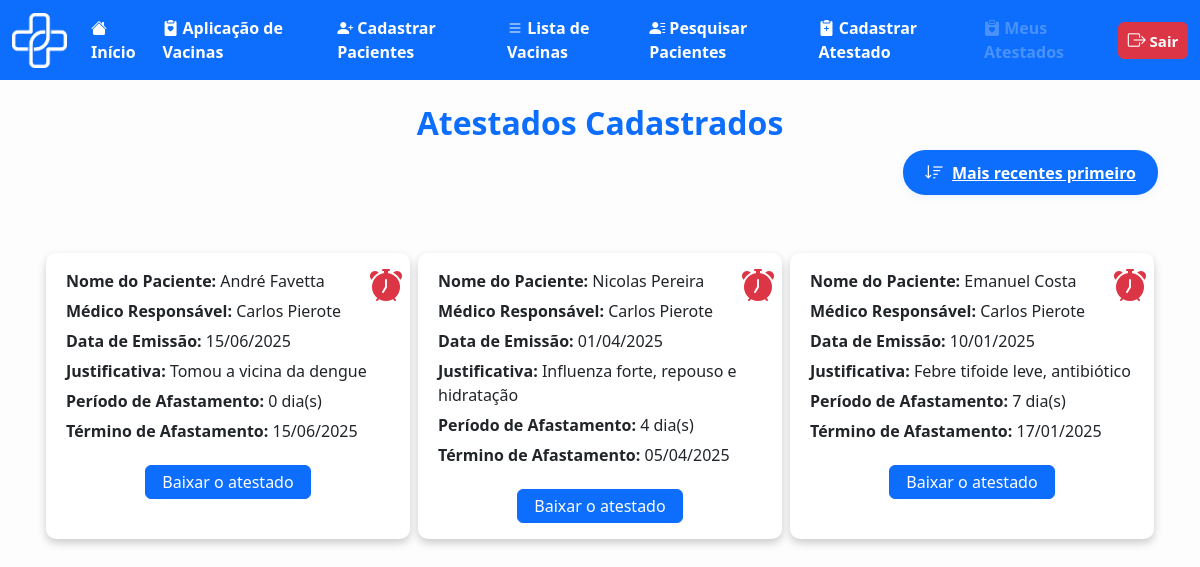
Screenshot of /medica/atestado_medico.php (signed in) with the database file from the repository.
### tables this page shows
CREATE TABLE `atestado` (
  `id_atestado` int(11) NOT NULL,
  `id_paci` int(11) NOT NULL,
  `id_medico` int(11) NOT NULL,
  `data_inicio` date NOT NULL,
  `data_fim` date NOT NULL,
  `justificativa` text DEFAULT NULL
);

CREATE TABLE `usuario` (
  `id_usuario` int(11) NOT NULL,
  `nome_usuario` varchar(100) NOT NULL,
  `cpf` varchar(11) NOT NULL,
  `email_usuario` varchar(100) NOT NULL,
  `tel_usuario` varchar(11) NOT NULL,
  `genero_usuario` char(1) NOT NULL CHECK (`genero_usuario` in ('M','F','O')),
  `naci_usuario` date NOT NULL,
  `peso_usuario` decimal(5,2) NOT NULL,
  `tipo_sang_usuario` varchar(3) NOT NULL,
  `med_usuario` varchar(100) NOT NULL,
  `doen_usuario` varchar(255) NOT NULL,
  `ale_usuario` varchar(255) NOT NULL,
  `cep_usuario` varchar(8) NOT NULL,
  `endereco` varchar(255) NOT NULL,
  `cidade` varchar(255) NOT NULL,
  `nc_usuario` int(10) NOT NULL,
  `senha` varchar(100) NOT NULL
);

CREATE TABLE `medico` (
  `id_medico` int(11) NOT NULL,
  `nome_medico` varchar(100) NOT NULL,
  `cpf` varchar(11) NOT NULL,
  `email_medico` varchar(100) NOT NULL,
  `tel_medico` varchar(11) NOT NULL,
  `coren_crm` varchar(20) NOT NULL,
  `tipo_medico` varchar(50) NOT NULL,
  `naci_medico` date NOT NULL,
  `id_posto` int(11) NOT NULL,
  `senha` varchar(100) NOT NULL
);

### medica/atestado_medico.php (the view, shortened to what this page needs)
<?php
require_once '../outros/db_connect.php';
$id_medico = $_SESSION['id_medico'];
$ordem = (isset($_GET['ordem']) && $_GET['ordem'] === 'asc') ? 'asc' : 'desc';
$ordem_sql = ($ordem === 'asc') ? 'ASC' : 'DESC';
$sql = "SELECT
            a.id_atestado,
            u.nome_usuario AS nome_paciente,
            m.nome_medico AS medico_responsavel,
            a.data_inicio AS data_emissao,
            a.justificativa,
            DATEDIFF(a.data_fim, a.data_inicio) AS periodo_afastamento
        FROM atestado a
        JOIN usuario u ON a.id_paci = u.id_usuario
        JOIN medico m ON a.id_medico = m.id_medico
        WHERE a.id_medico = ?
        ORDER BY a.data_inicio $ordem_sql";
$stmt = $conn->prepare($sql);
$stmt->bind_param("i", $id_medico);
$stmt->execute();
$result = $stmt->get_result();
?>
<!DOCTYPE html>
<html lang="pt-BR">
<head>
    <link rel="stylesheet" href="../bootstrap/bootstrap-5.3.6-dist/css/bootstrap.min.css">
    <link href="https://cdn.jsdelivr.net/npm/bootstrap@5.3.0/dist/css/bootstrap.min.css" rel="stylesheet">
    <link href="https://cdn.jsdelivr.net/npm/bootstrap-icons/font/bootstrap-icons.css" rel="stylesheet">
</head>
<body>
    <nav class="navbar navbar-expand-lg bg-primary" data-bs-theme="dark">
        <div class="container-fluid">
            <div class="d-flex align-items-center">
                <img src="../img/logo_vetor.png" alt="Logo DigitalVac" width="55" height="55" class="me-3">
            </div>
            <div class="collapse navbar-collapse" id="navbarNavAltMarkup">
                <div class="navbar-nav">
                    <a class="nav-link active fs-6 fw-bold" href="telainicio.php">
                        <i class="bi bi-house-fill"></i> Início
                    </a>
                    <a class="nav-link active fs-6 fw-bold" href="cadastroaplic.php">
                        <i class="bi bi-clipboard2-heart-fill"></i> Aplicação de Vacinas
                    </a>
                    <a class="nav-link active fs-6 fw-bold" href="cadastropac.html">
                        <i class="bi bi-person-plus-fill"></i> Cadastrar Pacientes
                    </a>
                    <a class="nav-link active fs-6 fw-bold" href="listavac.php">
                        <i class="bi bi-list"></i> Lista de Vacinas
                    </a>
                    <a class="nav-link active fs-6 fw-bold" href="pesquisa_paciente.php">
                        <i class="bi bi-person-lines-fill"></i> Pesquisar Pacientes
                    </a>
                    <a class="nav-link active fs-6 fw-bold" href="cadastroatestado.php">
                        <i class="bi bi-clipboard2-plus-fill"></i> Cadastrar Atestado
                    </a>
                    <a class="nav-link disabled fs-6 fw-bold" aria-disabled="true" href="atestado_medico.php">
                        <i class="bi bi-clipboard-heart-fill"></i> Meus Atestados
                    </a>
                </div>
                <ul class="navbar-nav ms-auto">
                    <li class="nav-item">
                        <a class="btn btn-danger fw-bold px-2 py-1" style="font-size: 15px; min-width: 70px;"
                            href="../outros/sair.php">
                            <i class="bi bi-box-arrow-right" style="font-size: 18px;"></i> Sair
                        </a>
                    </li>
                </ul>
            </div>
        </div>
    </nav>
    <div class="container mt-4" style="margin-bottom: 40px;">
        <h2 class="text-center text-primary fw-bold">Atestados Cadastrados</h2>
        <div class="filter-bar">
            <a href="?ordem=<?php echo $ordem === 'desc' ? 'asc' : 'desc'; ?>" class="filter-btn"
                title="Alterar ordem dos atestados">
                <i class="bi <?php echo $ordem === 'desc' ? 'bi-sort-down' : 'bi-sort-up'; ?>"></i>
                <?php echo $ordem === 'desc' ? 'Mais recentes primeiro' : 'Mais antigos primeiro'; ?>
            </a>
        </div>
        <div class="row row-cols-1 row-cols-md-3 g-2"
            style="margin-top:32px; max-width:1200px; margin-left:auto; margin-right:auto;">
            <?php if ($result->num_rows > 0): ?>
                <?php
                $today = date('Y-m-d');
                while ($row = $result->fetch_assoc()):
                    $sql_fim = "SELECT data_fim FROM atestado WHERE id_atestado = ?";
                    $stmt_fim = $conn->prepare($sql_fim);
                    $stmt_fim->bind_param("i", $row['id_atestado']);
                    $stmt_fim->execute();
                    $res_fim = $stmt_fim->get_result();
                    $data_fim = $res_fim->fetch_assoc()['data_fim'];
                    $is_expired = ($data_fim < $today);
                    ?>
                    <div class="col mb-2 d-flex align-items-stretch">
                        <div class="card position-relative w-100">
                            <span class="position-absolute top-0 end-0 p-2">
                                <?php if ($is_expired): ?>
                                    <i class="bi bi-alarm-fill text-danger" title="Atestado vencido" style="font-size: 2rem;"></i>
                                <?php else: ?>
                                    <i class="bi bi-alarm-fill text-success" title="Atestado válido" style="font-size: 2rem;"></i>
                                <?php endif; ?>
                            </span>
                            <p><strong>Nome do Paciente:</strong> <?php echo htmlspecialchars($row['nome_paciente']); ?></p>
                            <p><strong>Médico Responsável:</strong> <?php echo htmlspecialchars($row['medico_responsavel']); ?>
                            </p>
                            <p><strong>Data de Emissão:</strong>
                                <?php echo htmlspecialchars(date('d/m/Y', strtotime($row['data_emissao']))); ?></p>
                            <p><strong>Justificativa:</strong> <?php echo htmlspecialchars($row['justificativa']); ?></p>
                            <p><strong>Período de Afastamento:</strong>
                                <?php echo htmlspecialchars($row['periodo_afastamento']); ?> dia(s)</p>
                            <?php
                            $data_fim_formatada = '';
                            if (!empty($data_fim)) {
                                $data_fim_formatada = date('d/m/Y', strtotime($data_fim));
                            }
                            ?>
                            <p><strong>Término de Afastamento:</strong> <?php echo htmlspecialchars($data_fim_formatada); ?></p>
                            <div class="text-center mt-3">
                                <a href="download_atestado.php?id=<?php echo $row['id_atestado']; ?>"
                                    class="btn btn-primary">Baixar o atestado</a>
                            </div>
                        </div>
                    </div>
                <?php endwhile; ?>
            <?php else: ?>
                <p class="alert alert-warning text-center">Nenhum atestado encontrado.</p>
            <?php endif; ?>
        </div>
    </div>
</body>
</html>

### medica/atestado_medico.php (style rules this page uses)
body { background: #FDFDFD !important; }
.container { max-width: 95%; }
.card { border: none; box-shadow: 0 4px 8px rgba(0, 0, 0, 0.2); border-radius: 10px; margin-bottom: 20px; padding: 16px 20px !important; }
@media (min-width: 576px) { .card { max-width: 500px; margin-left: auto; margin-right: auto; } }
.card p { margin-bottom: 6px; }
.card .btn { padding: 4px 16px; font-size: 1rem; }
.filter-btn { display: inline-flex; align-items: center; gap: 0.5em; background: #0d6efd; color: #fff; border: none; border-radius: 22px; padding: 8px 22px; font-size: 1rem; font-weight: 600; box-shadow: 0 2px 10px rgba(13, 110, 253, 0.08); transition: background 0.2s, box-shadow 0.2s; margin-bottom: 18px; }
.filter-btn i { font-size: 1.2em; }
.filter-bar { display: flex; justify-content: flex-end; align-items: center; margin-bottom: 0; border-bottom: none !important; }
.filter-bar, .filter-bar+hr, .filter-bar:after { border-bottom: none !important; }

### rows the page displays
atestado: id_paci.nome_usuario "André Favetta", id_medico.nome_medico "Carlos Pierote", data_inicio "15/06/2025", justificativa "Tomou a vicina da dengue", periodo_afastamento "0", data_fim "15/06/2025"
atestado: id_paci.nome_usuario "Nicolas Pereira", id_medico.nome_medico "Carlos Pierote", data_inicio "01/04/2025", justificativa "Influenza forte, repouso e hidratação", periodo_afastamento "4", data_fim "05/04/2025"
atestado: id_paci.nome_usuario "Emanuel Costa", id_medico.nome_medico "Carlos Pierote", data_inicio "10/01/2025", justificativa "Febre tifoide leve, antibiótico", periodo_afastamento "7", data_fim "17/01/2025"
